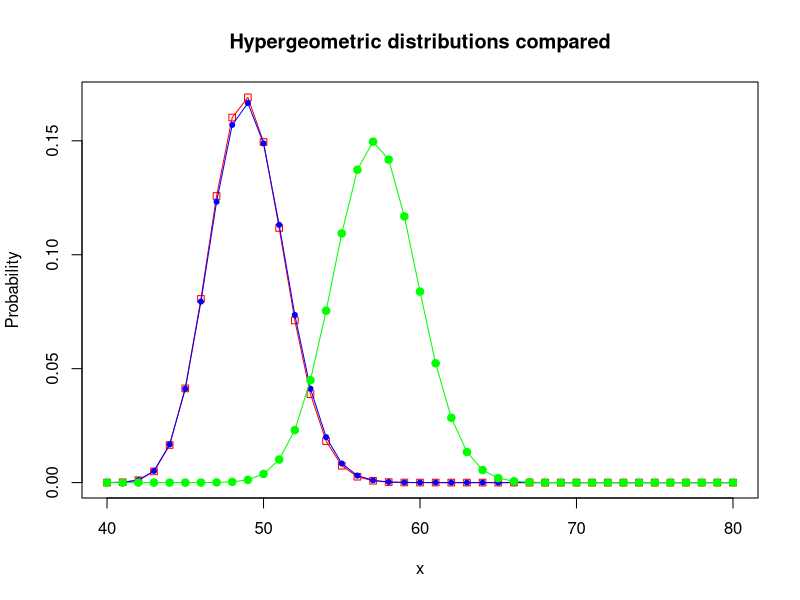

Reproduce this figure in R.
# ApproxHypergeo.R
# This demo compares a Wallenius' and a Fisher's noncentral hypergeometric 
# distribution with the same mean rather than the same odds in order to
# make them approximate each other better.

require(BiasedUrn)
require(stats)

ApproxHypPlot <- function(m1, m2, n, w.odds) {
  xmin <- minHypergeo(m1, m2, n)
  xmax <- maxHypergeo(m1, m2, n)
  x <- xmin : xmax
  w.mean <- meanWNCHypergeo(m1, m2, n, w.odds)
  f.odds <- oddsFNCHypergeo(w.mean, m1, m2, n)
  wnc  <- dWNCHypergeo(x, m1, m2, n, w.odds)
  fnc  <- dFNCHypergeo(x, m1, m2, n, f.odds)
  fnc0 <- dFNCHypergeo(x, m1, m2, n, 1)
  plot   (x, fnc, type="o", col="red", pch=22,
     main = "Hypergeometric distributions compared",
     xlab = "x", ylab = "Probability")
  points (x, wnc, type="o", col="blue", pch=20)
  points (x, fnc0, type="o", col="green", pch=19)
}

ApproxHypPlot(80, 60, 100, 0.5)
